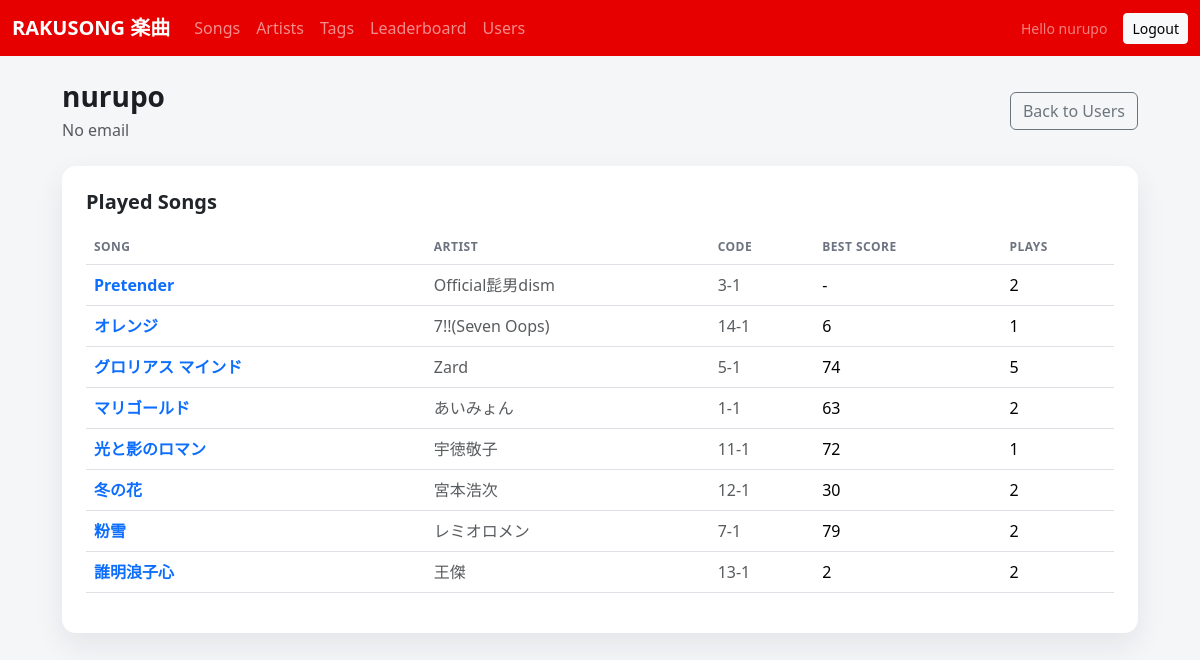
Page /ui/users/1/ (signed in) on the committed database.
### songs/models.py (models this page shows, shortened)
class Song(models.Model):
    code = models.CharField(max_length=32, unique=True, blank=True)
    title = models.CharField(max_length=255)
    artist = models.CharField(max_length=255, blank=True)
    artist_no = models.PositiveIntegerField(null=True, blank=True)
    song_no = models.PositiveIntegerField(null=True, blank=True)
    language = models.CharField(max_length=32, blank=True, default='jp')
    duration_seconds = models.PositiveIntegerField(null=True, blank=True)
    bpm = models.PositiveIntegerField(null=True, blank=True)
    key = models.CharField(max_length=16, blank=True)
    tags = models.ManyToManyField(Tag, blank=True, related_name='songs')
    midi_file = models.FileField(upload_to=midi_upload_path, blank=True, null=True)
    lrc_file = models.FileField(upload_to=lrc_upload_path, blank=True, null=True)
    cover_image = models.ImageField(upload_to='songs/cover/', blank=True, null=True)
    lrc_offset = models.IntegerField(default=0)
    is_published = models.BooleanField(default=True)
    created_at = models.DateTimeField(auto_now_add=True)
    updated_at = models.DateTimeField(auto_now=True)

### users/views_ui.py (the view)
@login_required
def user_detail(request, pk):
    User = get_user_model()
    user = get_object_or_404(User, pk=pk)
    songs = (
        ScoreHistory.objects
        .filter(user=user)
        .values('song', 'song__code', 'song__title', 'song__artist')
        .annotate(best_score=Max('score'))
        .annotate(play_count=Count('id'))
        .order_by('song__title')
    )
    return render(
        request,
        'users/user_detail.html',
        {
            'user_obj': user,
            'songs': songs,
        },
    )

### templates/users/user_detail.html (shortened to what this page needs)
{% extends 'base.html' %}
{% block content %}
<div class="d-flex flex-wrap justify-content-between align-items-center mb-4">
  <div>
    <h1 class="h3 fw-bold mb-1">{{ user_obj.username }}</h1>
    <div class="text-muted">{{ user_obj.email|default:'No email' }}</div>
  </div>
  <div>
    <a class="btn btn-outline-secondary" href="{% url 'ui_user_list' %}">Back to Users</a>
  </div>
</div>
<div class="card p-4">
  <h2 class="h5 fw-semibold mb-3">Played Songs</h2>
  <div class="table-responsive">
    <table class="table align-middle">
      <thead>
        <tr>
          <th>Song</th>
          <th>Artist</th>
          <th>Code</th>
          <th>Best Score</th>
          <th>Plays</th>
        </tr>
      </thead>
      <tbody>
        {% for song in songs %}
        <tr>
          <td>
            <a class="fw-semibold text-decoration-none" href="{% url 'ui_user_song_detail' user_obj.id song.song %}">{{ song.song__title }}</a>
          </td>
          <td class="text-muted">{{ song.song__artist|default:'-' }}</td>
          <td class="text-muted">{{ song.song__code }}</td>
          <td>{{ song.best_score|default:'-' }}</td>
          <td>{{ song.play_count }}</td>
        </tr>
        {% empty %}
        <tr>
          <td colspan="5" class="text-muted">No plays yet.</td>
        </tr>
        {% endfor %}
      </tbody>
    </table>
  </div>
</div>
{% endblock %}

### templates/base.html (shortened to what this page needs)
<!DOCTYPE html>
<html lang="en">
  <head>
    <link
      href="https://cdnjs.cloudflare.com/ajax/libs/bootstrap/5.3.8/css/bootstrap.min.css"
      rel="stylesheet"
    />
  </head>
  <body>
    <nav class="navbar navbar-expand-lg navbar-dark" style="background: #e60000;">
      <div class="container-fluid">
        <a class="navbar-brand fw-semibold" href="{% url 'ui_song_list' %}">RAKUSONG 楽曲</a>
        <div class="collapse navbar-collapse" id="mainNav">
          <ul class="navbar-nav me-auto mb-2 mb-lg-0">
            <li class="nav-item"><a class="nav-link" href="{% url 'ui_song_list' %}">Songs</a></li>
            <li class="nav-item"><a class="nav-link" href="{% url 'ui_artist_list' %}">Artists</a></li>
            <li class="nav-item"><a class="nav-link" href="{% url 'ui_tag_list' %}">Tags</a></li>
            <li class="nav-item"><a class="nav-link" href="{% url 'ui_leaderboard' %}">Leaderboard</a></li>
            <li class="nav-item"><a class="nav-link" href="{% url 'ui_user_list' %}">Users</a></li>
          </ul>
          {% if request.user.is_authenticated %}
            <div class="d-flex align-items-center gap-3">
              <span class="text-white-50 small">Hello {{ request.user.username }}</span>
              <a class="btn btn-light btn-sm" href="{% url 'ui_logout' %}">Logout</a>
            </div>
          {% endif %}
        </div>
      </div>
    </nav>
    <main class="container page-shell py-4">
      {% block content %}{% endblock %}
    </main>
  </body>
</html>

### templates/base.html (style rules this page uses)
:root { color-scheme: light; --bs-primary: #e60000; --bs-primary-rgb: 230, 0, 0; --bs-link-color: #e60000; --bs-link-hover-color: #b30000; }
body { margin: 0; font-family: "Segoe UI", "Helvetica Neue", Arial, sans-serif; background: #f5f6f8; color: #1b1f24; }
.page-shell { max-width: 1100px; }
.card { border-radius: 14px; box-shadow: 0 12px 30px rgba(17, 24, 39, 0.08); border: none; }
.table thead th { color: #6b7280; font-weight: 600; text-transform: uppercase; letter-spacing: 0.04em; font-size: 12px; }

### rows in the picture
Song: song__title "Pretender", song__artist "Official髭男dism", song__code "3-1", best_score "-", play_count "2"
Song: song__title "オレンジ", song__artist "7!!(Seven Oops)", song__code "14-1", best_score "6", play_count "1"
Song: song__title "グロリアス マインド", song__artist "Zard", song__code "5-1", best_score "74", play_count "5"
Song: song__title "マリゴールド", song__artist "あいみょん", song__code "1-1", best_score "63", play_count "2"
Song: song__title "光と影のロマン", song__artist "宇徳敬子", song__code "11-1", best_score "72", play_count "1"
Song: song__title "冬の花", song__artist "宮本浩次", song__code "12-1", best_score "30", play_count "2"
Song: song__title "粉雪", song__artist "レミオロメン", song__code "7-1", best_score "79", play_count "2"
Song: song__title "誰明浪子心", song__artist "王傑", song__code "13-1", best_score "2", play_count "2"

### other values in the picture
{{ request.user.username }} "nurupo"
{{ user_obj.username }} "nurupo"
{{ user_obj.email|default:'No email' }} "No email"
